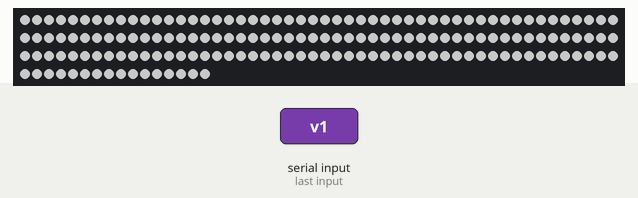
This sketch was run on a simulated Arduino Uno, built with avr-gcc and run on an emulated ATmega328P. Shown: 166 RGB LEDs in strip order, left to right, continuing on the next row. Inputs (shaded band) come from the test bench. Dim RGB values are drawn brighter than linear; random numbers use the default seed unless the sketch sets one; what the sketch prints to the serial monitor is not drawn.

1.3 s: "v1\n" received over Serial
Above: at 2.2 s.

The sketch:

light_controller.ino
```cpp
#include <Adafruit_NeoPixel.h>

#define PIN 6
#define NUM_PIXELS 166
const int NUM_FIELDS = 2;

// Parameter 1 = number of pixels in strip
// Parameter 2 = pin number (most are valid)
// Parameter 3 = pixel type flags, add together as needed:
//   NEO_KHZ800  800 KHz bitstream (most NeoPixel products w/WS2812 LEDs)
//   NEO_KHZ400  400 KHz (classic 'v1' (not v2) FLORA pixels, WS2811 drivers)
//   NEO_GRB     Pixels are wired for GRB bitstream (most NeoPixel products)
//   NEO_RGB     Pixels are wired for RGB bitstream (v1 FLORA pixels, not v2)
Adafruit_NeoPixel strip = Adafruit_NeoPixel(NUM_PIXELS, PIN, NEO_GRB + NEO_KHZ800);

char light = '0';

int value[NUM_FIELDS];

void setup(){
  Serial.begin(9600);
   strip.begin();
   strip.setBrightness(100);
   strip.show(); // Initialize all pixels to 'off'
}

void loop() {

  if(Serial.available()){
     char c = Serial.read();
     if (c == '\n'){

     } else {
       light = c;
     Serial.println("BAM");
     }
  }

  if(light == '1'){
    int i;
    for (i=0; i < strip.numPixels(); i++){
      strip.setPixelColor(i, 255, 255, 255);
    }
    strip.show();
    delay(random(0,100));
    for (i=0; i < strip.numPixels(); i++){
      strip.setPixelColor(i, 0, 0, 0);
    }
    strip.show();
    delay(random(0,100));
  } else {
    int i;
    for (i=0; i < strip.numPixels(); i++){
      strip.setPixelColor(i, 0, 0, 0);
    }
    strip.show();
    delay(random(0,100));
  }
}
```

Measured:
- after the input at 1.3 s, the LEDs: change after 0.09 s (image 0)
